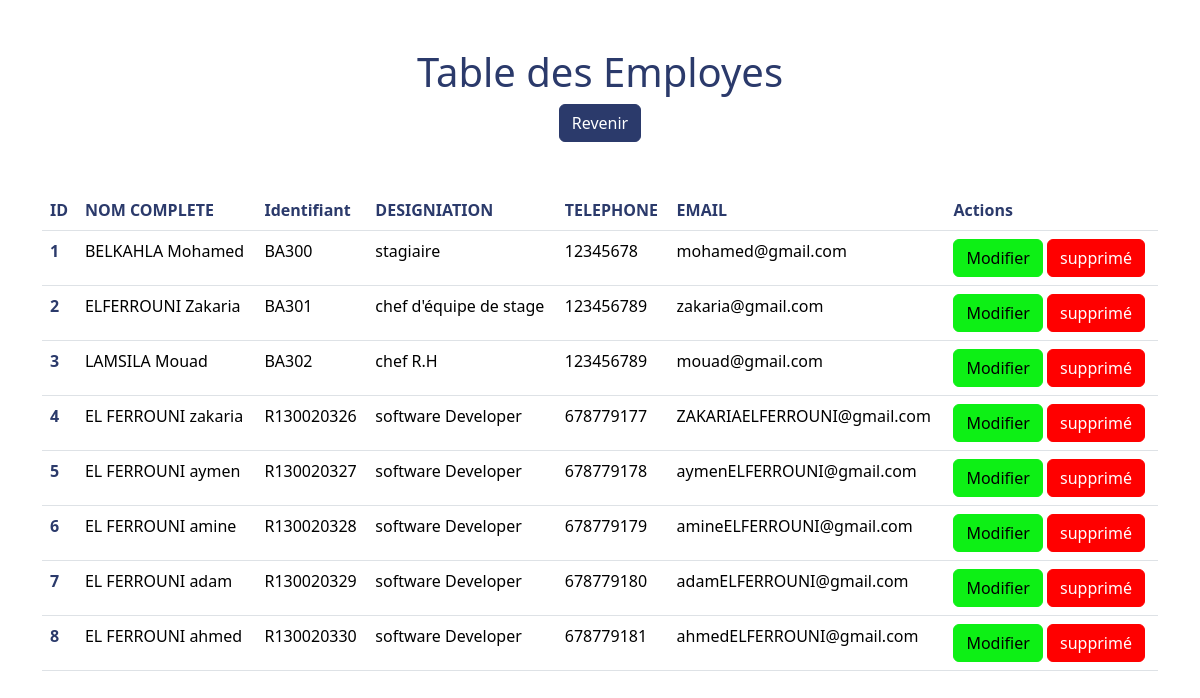
The page /list_employes.php on the database its author committed.
### tables this page shows
CREATE TABLE employes(
    id INT AUTO_INCREMENT PRIMARY KEY,
    identifiant VARCHAR(50) UNIQUE,
    motPass VARCHAR(50),
    nom VARCHAR(50),
    prenom VARCHAR(50),
    age INT,
    phone BIGINT,
    email VARCHAR(50),
    pays VARCHAR(50),
    designation VARCHAR(50)
);

### html/list_employes.php (the view, shortened to what this page needs)
<?php
include "connect.php";
$query = "SELECT * from employes";
$result = mysqli_query($con, $query);
$employes = mysqli_fetch_all($result, MYSQLI_ASSOC);
?>
<!DOCTYPE html>
<html lang="en">
<head>
    <link rel="stylesheet" href="../bootstrap 5/bootstrapp.css">
</head>
<body>
    <div class="container mt-5">
        <h1 class="text-center" style="color:#2b3a6b;">Table des Employes</h1>
        <div class="text-center">
            <a href="contable_options.php" class="btn btn-primary">Revenir</a>
        </div>
        <table class="table mt-5">
            <tr>
                <th style="color:#2b3a6b;"scope="col">ID</th>
                <th  style="color:#2b3a6b;"scope="col">NOM COMPLETE</th>
                <th style="color:#2b3a6b;"scope="col">Identifiant</th>
                <th  style="color:#2b3a6b;" scope="col">DESIGNIATION</th>
                <th  style="color:#2b3a6b;" scope="col">TELEPHONE</th>
                <th style="color:#2b3a6b;" scope="col">EMAIL</th>
                <th style="color:#2b3a6b;"scope="col">Actions</th>
            </tr>
            <?php foreach ($employes as $employe): ?>
                <tr>
                    <th style="color:#2b3a6b;"  scope="col"><?= $employe['id'] ?></th>
                    <td><?php echo $employe['prenom'] . " " . $employe['nom']  ?></td>
                    <td><?= $employe['identifiant'] ?></td>
                    <td><?= $employe['designation'] ?></td>
                    <td><?= $employe['phone'] ?></td>
                    <td><?= $employe['email'] ?></td>
                    <td>
                        <a href="edit_employe.php?id=<?= $employe['id'] ?>" class="btn btn-info">Modifier</a>
                        <a href="list_employes.php?id=<?= $employe['id'] ?>" class="btn btn-danger" onclick="return confirm('vous avez sure de supprimé ce employes ?')" delete>supprimé</a>
                    </td>
                </tr>
            <?php endforeach ?>
        </table>
    </div>
</body>
</html>

### rows shown on the page
employes: id "1", prenom "BELKAHLA", nom "Mohamed", identifiant "BA300", designation "stagiaire", phone "12345678", email "mohamed@gmail.com"
employes: id "2", prenom "ELFERROUNI", nom "Zakaria", identifiant "BA301", designation "chef d'équipe de stage", phone "123456789", email "zakaria@gmail.com"
employes: id "3", prenom "LAMSILA", nom "Mouad", identifiant "BA302", designation "chef R.H", phone "123456789", email "mouad@gmail.com"
employes: id "4", prenom "EL FERROUNI", nom "zakaria", identifiant "R130020326", designation "software Developer", phone "678779177", email "ZAKARIAELFERROUNI@gmail.com"
employes: id "5", prenom "EL FERROUNI", nom "aymen", identifiant "R130020327", designation "software Developer", phone "678779178", email "aymenELFERROUNI@gmail.com"
employes: id "6", prenom "EL FERROUNI", nom "amine", identifiant "R130020328", designation "software Developer", phone "678779179", email "amineELFERROUNI@gmail.com"
employes: id "7", prenom "EL FERROUNI", nom "adam", identifiant "R130020329", designation "software Developer", phone "678779180", email "adamELFERROUNI@gmail.com"
employes: id "8", prenom "EL FERROUNI", nom "ahmed", identifiant "R130020330", designation "software Developer", phone "678779181", email "ahmedELFERROUNI@gmail.com"
